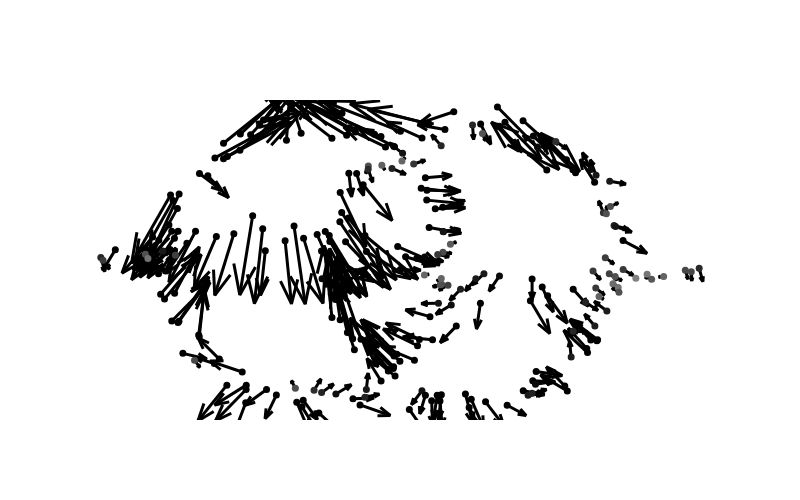

Notebook code for this chart:
### Code cell
plot_quiver_plain(test.d0() @ f, test)
# test.vector_field_coords(test.d0() @ f)[i]

### Figure 1 — Plotly figure (JSON) as saved in the notebook; plotly's stock layout.template omitted (floating-point values rounded to 4 significant figures; data arrays with more than 128 entries replaced by an {"elided": "..."} marker saying what was removed)
{"data": [{"line": {"width": 3}, "marker": {"color": "black"}, "mode": "lines", "type": "scatter", "x": {"elided": "1750 float values"}, "y": {"elided": "1750 float values"}}, {"marker": {"cmax": 0.1442, "cmin": 0.005335, "color": {"elided": "250 float values"}, "colorscale": [[0, "gray"], [1, "black"]], "size": 7}, "mode": "markers", "type": "scatter", "x": {"elided": "250 float values"}, "y": {"elided": "250 float values"}}], "layout": {"height": 500, "hovermode": "closest", "paper_bgcolor": "rgba(0,0,0,0)", "plot_bgcolor": "rgba(0,0,0,0)", "showlegend": false, "width": 800, "xaxis": {"range": [-2.724, 1.662], "visible": false}, "yaxis": {"range": [-1.123, 1.169], "scaleanchor": "x", "scaleratio": 1, "visible": false}}}
